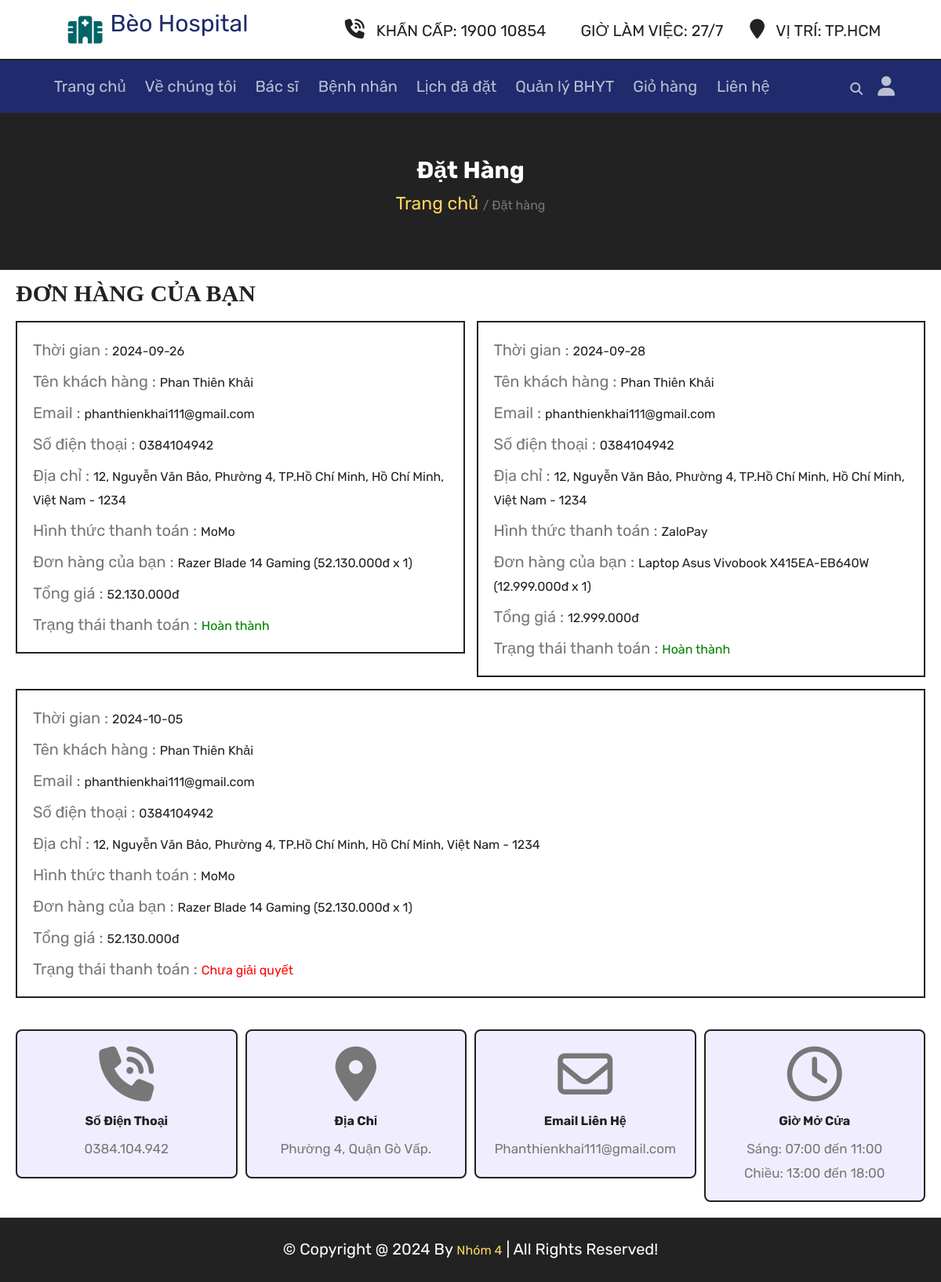
The app's page /orders.php (signed in) with its own data.
### tables this page shows
CREATE TABLE `orders` (
  `id` int(100) NOT NULL,
  `user_id` int(100) NOT NULL,
  `name` varchar(20) NOT NULL,
  `number` varchar(10) NOT NULL,
  `email` varchar(50) NOT NULL,
  `method` varchar(50) NOT NULL,
  `address` varchar(500) NOT NULL,
  `total_products` varchar(1000) NOT NULL,
  `total_price` int(100) NOT NULL,
  `placed_on` date NOT NULL DEFAULT current_timestamp(),
  `payment_status` varchar(20) NOT NULL DEFAULT 'pending'
);

### orders.php (the view, shortened to what this page needs)
<?php
include 'components/connect.php';
if (isset($_SESSION['user_id'])) {
   $user_id = $_SESSION['user_id'];
} else {
   $user_id = '';
   header('location:home.php');
};
include './convert_currency.php';
?>
<!DOCTYPE html>
<html lang="en">
<head>
   <link rel="stylesheet" href="https://cdnjs.cloudflare.com/ajax/libs/font-awesome/6.1.1/css/all.min.css">
   <link rel="stylesheet" href="css/style.css">
</head>
<body>
   <?php include 'components/user_header.php'; ?>
   <div class="heading">
      <h3>Đặt hàng</h3>
      <p><a href="home.php">Trang chủ</a> <span> / Đặt hàng</span></p>
   </div>
   <section class="orders">
      <h1 class="title">Đơn hàng của bạn</h1>
      <div class="box-container">
         <?php
         if ($user_id == '') {
            echo '<p class="empty">vui lòng đăng nhập để xem đơn hàng của bạn!</p>';
         } else {
            $select_orders = $conn->prepare("SELECT * FROM `orders` WHERE user_id = ?");
            $select_orders->execute([$user_id]);
            if ($select_orders->rowCount() > 0) {
               while ($fetch_orders = $select_orders->fetch(PDO::FETCH_ASSOC)) {
         ?>
                  <div class="box">
                     <p>Thời gian : <span><?= $fetch_orders['placed_on']; ?></span></p>
                     <p>Tên khách hàng : <span><?= $fetch_orders['name']; ?></span></p>
                     <p>Email : <span><?= $fetch_orders['email']; ?></span></p>
                     <p>Số điện thoại : <span><?= $fetch_orders['number']; ?></span></p>
                     <p>Địa chỉ : <span><?= $fetch_orders['address']; ?></span></p>
                     <p>Hình thức thanh toán : <span><?= $fetch_orders['method']; ?></span></p>
                     <p>Đơn hàng của bạn : <span><?= $fetch_orders['total_products']; ?></span></p>
                     <p>Tổng giá : <span><?php echo currency_format($fetch_orders['total_price']); ?></span></p>
                     <p> Trạng thái thanh toán : <span style="color:<?php if ($fetch_orders['payment_status'] == 'pending') {
                                                                        echo 'red';
                                                                     } else {
                                                                        echo 'green';
                                                                     }; ?>"><?php
                                                                              if ($fetch_orders['payment_status'] == 'pending') {
                                                                                 echo "Chưa giải quyết";
                                                                              } else {
                                                                                 echo "Hoàn thành";
                                                                              }
                                                                              ?></span> </p>
                  </div>
         <?php
               }
            } else {
               echo '<p class="empty">Chưa có đơn đặt hàng!</p>';
            }
         }
         ?>
      </div>
   </section>
   <?php include 'components/footer.php'; ?>
</body>
</html>

### convert_currency.php
<?php
if (!function_exists('currency_format')) {
    function currency_format($number, $suffix = 'đ')
    {
        if (!empty($number)) {
            return number_format($number, 0, ',', '.') . "<span>{$suffix}</span>";
        }
    }
}

### css/style.css (style rules this page uses)
:root { --pink: #FFD460; --red: #e74c3c; --white: #fff; --black: #222; --light-color: #777; --light-orange: #e1af25; --green: #159EEC; --grey: #016466; --border-service: .25rem solid var(--green); --border: .2rem solid var(--black); --blue: #1F2B6C; --ble-gr: #BABFD3; --original: #F0EEFE; }
* { font-family: 'Rubik', sans-serif; margin: 0; padding: 0; box-sizing: border-box; outline: none; border: none; text-decoration: none; font-size: 1.6rem; line-height: 2rem; }
html { font-size: 62.5%; overflow-x: hidden; scroll-behavior: smooth; stop-opacity: 7rem; }
section { margin: 0 auto; max-width: 1200px; padding: 2rem; }
.title { text-align: justify; margin-bottom: 2.5rem; font-size: 3rem; color: var(--black); text-transform: uppercase; text-decoration: none; text-underline-offset: 1rem; font-family: serif; border-bottom: var(--grey); }
.heading { display: flex; align-items: center; justify-content: center; gap: 1rem; flex-flow: column; background-color: var(--black); min-height: 20rem; }
.heading h3 { font-size: 3rem; color: var(--white); text-transform: capitalize; }
.heading p { font-size: 2.3rem; color: var(--light-color); line-height: 4.5rem; }
.heading p a { color: var(--pink); font-size: 2.3rem; }
.orders .box-container { display: flex; flex-wrap: wrap; gap: 1.5rem; align-items: flex-start; }
.orders .box-container .box { padding: 1rem 2rem; border: var(--border); flex: 1 1 40rem; }
.orders .box-container .box p { line-height: 1.5; margin: 1rem 0; font-size: 2rem; color: var(--light-color); }
.orders .box-container .box p span { color: var(--black); }

### records on screen
orders: placed_on "2024-09-26", name "Phan Thiên Khải", email "phanthienkhai111@gmail.com", number "0384104942", address "12, Nguyễn Văn Bảo, Phường 4, TP.Hồ Chí Minh, Hồ Chí Minh, Việt Nam - 1234", method "MoMo", total_products "Razer Blade 14 Gaming (52.130.000 đ x 1)", total_price "52.130.000", payment_status "Hoàn thành"
orders: placed_on "2024-09-28", name "Phan Thiên Khải", email "phanthienkhai111@gmail.com", number "0384104942", address "12, Nguyễn Văn Bảo, Phường 4, TP.Hồ Chí Minh, Hồ Chí Minh, Việt Nam - 1234", method "ZaloPay", total_products "Laptop Asus Vivobook X415EA-EB640W (12.999.000 đ x 1)", total_price "12.999.000", payment_status "Hoàn thành"
orders: placed_on "2024-10-05", name "Phan Thiên Khải", email "phanthienkhai111@gmail.com", number "0384104942", address "12, Nguyễn Văn Bảo, Phường 4, TP.Hồ Chí Minh, Hồ Chí Minh, Việt Nam - 1234", method "MoMo", total_products "Razer Blade 14 Gaming (52.130.000 đ x 1)", total_price "52.130.000", payment_status "Chưa giải quyết"
